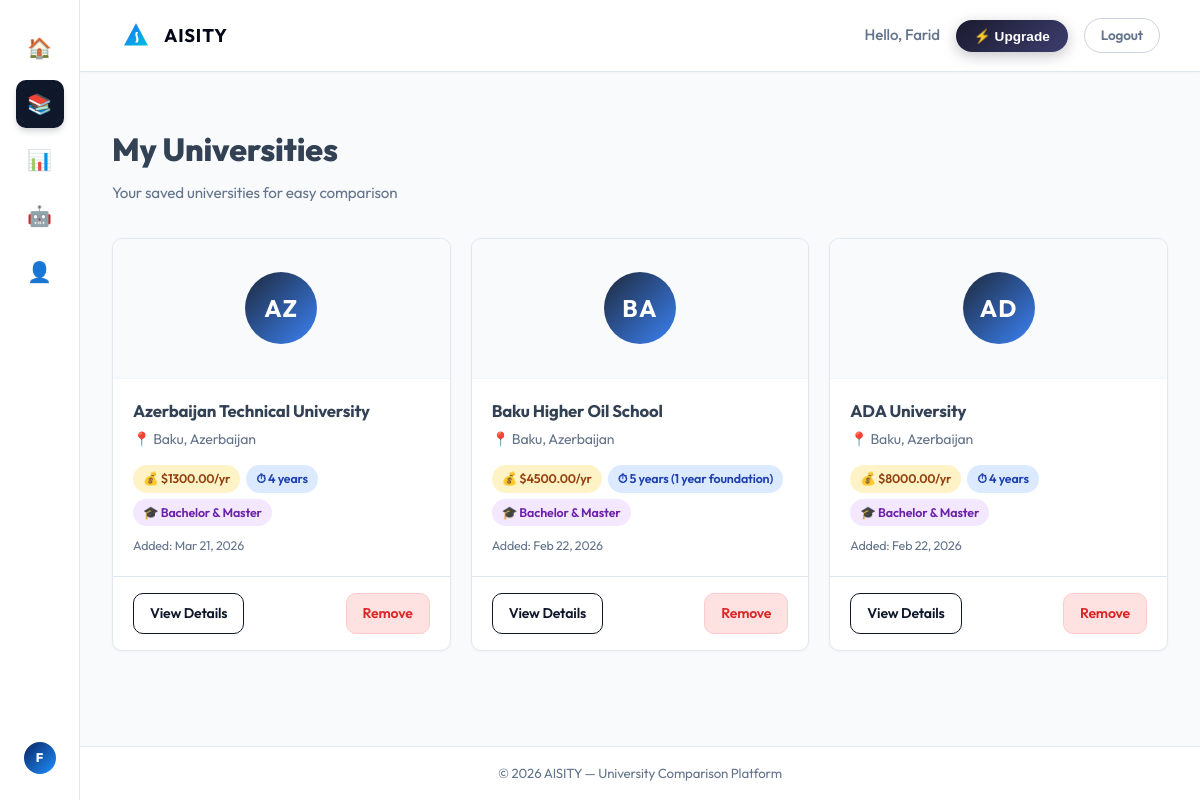
The page /my-universities/ (signed in) on the database its author committed.
### universities/models.py (models this page shows, shortened)
class MyUniversity(models.Model):
    user = models.ForeignKey(User, on_delete=models.CASCADE, related_name='my_universities')
    university = models.ForeignKey(University, on_delete=models.CASCADE, related_name='saved_by')
    added_at = models.DateTimeField(auto_now_add=True)
    class Meta:
        unique_together = ('user', 'university')
        verbose_name_plural = 'My Universities'
        ordering = ['-added_at']

class University(models.Model):
    DEGREE_CHOICES = [
        ('bachelor', 'Bachelor'),
        ('master', 'Master'),
        ('both', 'Bachelor & Master'),
    ]
    name = models.CharField(max_length=200)
    country = models.CharField(max_length=100)
    city = models.CharField(max_length=100)
    tuition_fee = models.DecimalField(max_digits=10, decimal_places=2)
    duration = models.CharField(max_length=50)
    degree_level = models.CharField(max_length=20, choices=DEGREE_CHOICES, default='both')
    description = models.TextField(blank=True)
    logo = models.ImageField(upload_to='university_logos/', blank=True, null=True)
    dormitory_available = models.BooleanField(default=False)
    scholarships = models.TextField(
        blank=True,
        help_text='Enter scholarships separated by commas e.g. "Merit Scholarship, Need-Based Grant"'
    )
    ielts_required = models.BooleanField(default=False)
    ielts_score = models.DecimalField(max_digits=3, decimal_places=1, null=True, blank=True,
                                      help_text='Minimum IELTS score e.g. 6.5')
    sat_required = models.BooleanField(default=False)
    sat_score = models.IntegerField(null=True, blank=True,
                                    help_text='Minimum SAT score e.g. 1200')
    qs_ranking = models.IntegerField(null=True, blank=True,
                                     help_text='QS World University Ranking number (lower is better)')
    created_at = models.DateTimeField(auto_now_add=True)
    class Meta:
        verbose_name_plural = 'Universities'
        ordering = ['name']

### universities/views.py (the view)
# urls.py: path('my-universities/', views.my_universities_view, name='my_universities'),
@login_required
def my_universities_view(request):
    saved = MyUniversity.objects.filter(user=request.user).select_related('university')
    return render(request, 'universities/my_universities.html', {'saved': saved})

### templates/universities/my_universities.html (shortened to what this page needs)
{% extends 'base.html' %}
{% block content %}
<div class="my-uni-wrapper">
    <div class="page-header">
        <h1>My Universities</h1>
        <p>Your saved universities for easy comparison</p>
    </div>
    {% if saved %}
    <div class="university-grid">
        {% for item in saved %}
        {% with uni=item.university %}
        <div class="uni-card">
            <div class="uni-card-logo">
                {% if uni.logo %}
                <img src="{{ uni.logo.url }}" alt="{{ uni.name }} logo">
                {% else %}
                <div class="uni-logo-placeholder">{{ uni.name|slice:":2"|upper }}</div>
                {% endif %}
            </div>
            <div class="uni-card-body">
                <h3 class="uni-card-name">{{ uni.name }}</h3>
                <p class="uni-card-location">📍 {{ uni.city }}, {{ uni.country }}</p>
                <div class="uni-card-meta">
                    <span class="meta-badge meta-fee">💰 ${{ uni.tuition_fee }}/yr</span>
                    <span class="meta-badge meta-duration">⏱ {{ uni.duration }}</span>
                    <span class="meta-badge meta-degree">🎓 {{ uni.get_degree_level_display }}</span>
                </div>
                <p class="added-date">Added: {{ item.added_at|date:"M d, Y" }}</p>
            </div>
            <div class="uni-card-footer">
                <a href="{% url 'university_detail' uni.pk %}" class="btn-outline">View Details</a>
                <a href="{% url 'remove_university' uni.pk %}?next=my_universities" class="btn-remove">Remove</a>
            </div>
        </div>
        {% endwith %}
        {% endfor %}
    </div>
    {% endif %}
</div>
{% endblock %}

### templates/base.html (shortened to what this page needs)
<!DOCTYPE html>
<html lang="en">
<head>
    <link rel="stylesheet" href="/static/css/main.css">
</head>
<body>
{% if user.is_authenticated %}
<div class="app-shell">
    <aside class="sidebar">
        <nav class="sidebar-nav">
            <a href="{% url 'home' %}"
               class="sidebar-link {% if request.resolver_match.url_name == 'home' %}active{% endif %}"
               data-tip="Home">🏠</a>
            <a href="{% url 'my_universities' %}"
               class="sidebar-link {% if request.resolver_match.url_name == 'my_universities' %}active{% endif %}"
               data-tip="My Universities">📚</a>
            <a href="{% url 'rank_yourself' %}"
               class="sidebar-link {% if request.resolver_match.url_name == 'rank_yourself' %}active{% endif %}"
               data-tip="Rank Yourself">📊</a>
            <a href="{% url 'chat_home' %}"
               class="sidebar-link {% if request.resolver_match.url_name == 'chat_home' or request.resolver_match.url_name == 'chat_session' %}active{% endif %}"
               data-tip="AI Consultant">🤖</a>
            <a href="{% url 'profile' %}"
               class="sidebar-link {% if request.resolver_match.url_name == 'profile' %}active{% endif %}"
               data-tip="My Account">👤</a>
        </nav>
        <div class="sidebar-bottom">
            <a href="{% url 'profile' %}" class="sidebar-avatar" data-tip="{{ user.first_name|default:user.username }}">
                {{ user.first_name|first|upper|default:user.username|first|upper }}
            </a>
        </div>
    </aside>
    <div class="main-column">
        <header class="topbar">
            <div class="topbar-left">
                <a href="{% url 'home' %}" class="topbar-brand">
                    <img src="/static/img/logo.svg" alt="AISITY" class="topbar-logo-img">
                    <span class="topbar-brand-name">AISITY</span>
                </a>
            </div>
            <div class="topbar-right">
                <span class="topbar-greeting">Hello, {{ user.first_name|default:user.username }}</span>
                <button class="btn-upgrade" onclick="document.getElementById('upgrade-modal').classList.add('open')">⚡ Upgrade</button>
                <a href="{% url 'logout' %}" class="btn-logout">Logout</a>
            </div>
        </header>
        <main class="main-content">
            {% block content %}{% endblock %}
        </main>
        <footer class="footer">
            <div class="footer-container">
                <p>© 2026 AISITY — University Comparison Platform</p>
            </div>
        </footer>
    </div>
</div>
{% endif %}
</body>
</html>

### rows shown on the page
MyUniversity: university.name "AZ", university.name "Azerbaijan Technical University", university.city "Baku", university.country "Azerbaijan", university.tuition_fee "1300.00", university.duration "4 years", university.degree_level "Bachelor & Master", added_at "Mar 21, 2026"
MyUniversity: university.name "BA", university.name "Baku Higher Oil School", university.city "Baku", university.country "Azerbaijan", university.tuition_fee "4500.00", university.duration "5 years (1 year foundation)", university.degree_level "Bachelor & Master", added_at "Feb 22, 2026"
MyUniversity: university.name "AD", university.name "ADA University", university.city "Baku", university.country "Azerbaijan", university.tuition_fee "8000.00", university.duration "4 years", university.degree_level "Bachelor & Master", added_at "Feb 22, 2026"

### other values the page prints
{{ user.first_name|first|upper|default:user.username|first|upper }} "F"
{{ user.first_name|default:user.username }} "Farid"
